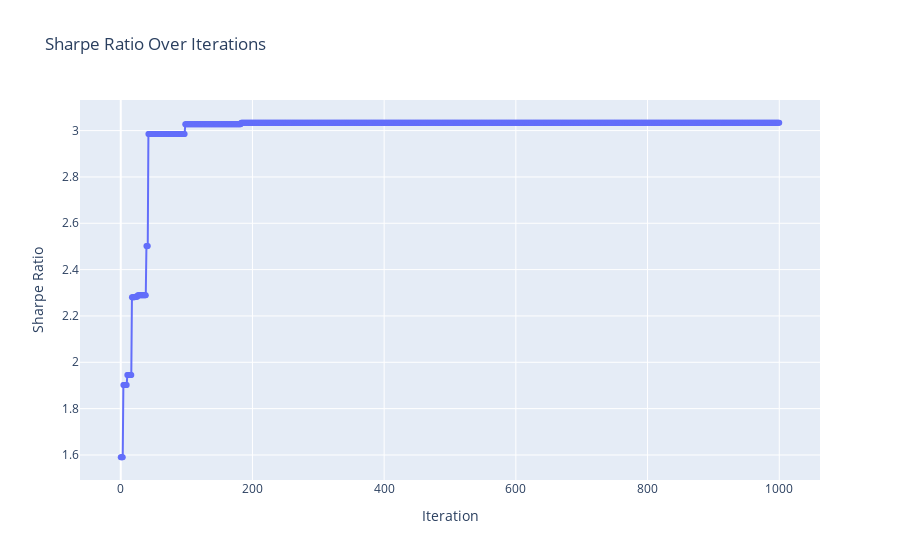

This figure's notebook cell:
### Code cell
sharpe_ratios = [portfolio['sharpe'] for portfolio in total_portfolios]

fig = go.Figure(data=go.Scatter(x=list(range(len(sharpe_ratios))), y=sharpe_ratios, mode='lines+markers'))
fig.update_layout(title='Sharpe Ratio Over Iterations',
                  xaxis_title='Iteration',
                  yaxis_title='Sharpe Ratio',
                  )
fig.show()

### Figure 1 — Plotly figure (JSON) as saved in the notebook; plotly's stock layout.template omitted (floating-point values rounded to 4 significant figures; data arrays with more than 128 entries replaced by an {"elided": "..."} marker saying what was removed)
{"data": [{"mode": "lines+markers", "type": "scatter", "x": {"elided": "1001 int values"}, "y": {"elided": "1001 float values"}}], "layout": {"title": {"text": "Sharpe Ratio Over Iterations"}, "xaxis": {"title": {"text": "Iteration"}}, "yaxis": {"title": {"text": "Sharpe Ratio"}}}}
